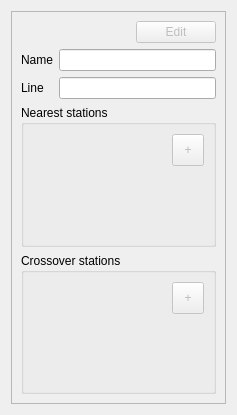
<?xml version="1.0" encoding="UTF-8"?>
<ui version="4.0">
 <class>StationInfoWidget</class>
 <widget class="QWidget" name="StationInfoWidget">
  <property name="geometry">
   <rect>
    <x>0</x>
    <y>0</y>
    <width>237</width>
    <height>415</height>
   </rect>
  </property>
  <layout class="QVBoxLayout" name="verticalLayout_2">
   <item>
    <widget class="QScrollArea" name="scrollArea">
     <property name="horizontalScrollBarPolicy">
      <enum>Qt::ScrollBarAlwaysOff</enum>
     </property>
     <property name="widgetResizable">
      <bool>true</bool>
     </property>
     <widget class="QWidget" name="scrollAreaWidgetContents">
      <property name="geometry">
       <rect>
        <x>0</x>
        <y>0</y>
        <width>217</width>
        <height>395</height>
       </rect>
      </property>
      <layout class="QVBoxLayout" name="verticalLayout">
       <item>
        <layout class="QHBoxLayout" name="horizontalLayout_2">
         <item>
          <spacer name="horizontalSpacer">
           <property name="orientation">
            <enum>Qt::Horizontal</enum>
           </property>
           <property name="sizeHint" stdset="0">
            <size>
             <width>40</width>
             <height>20</height>
            </size>
           </property>
          </spacer>
         </item>
         <item>
          <widget class="QPushButton" name="lockButton">
           <property name="enabled">
            <bool>false</bool>
           </property>
           <property name="text">
            <string>Edit</string>
           </property>
          </widget>
         </item>
        </layout>
       </item>
       <item>
        <layout class="QGridLayout" name="gridLayout">
         <item row="0" column="0">
          <widget class="QLabel" name="nameLabel">
           <property name="text">
            <string>Name</string>
           </property>
          </widget>
         </item>
         <item row="0" column="1">
          <widget class="QLineEdit" name="nameLineEdit">
           <property name="readOnly">
            <bool>true</bool>
           </property>
          </widget>
         </item>
         <item row="1" column="0">
          <widget class="QLabel" name="label">
           <property name="sizePolicy">
            <sizepolicy hsizetype="Preferred" vsizetype="Minimum">
             <horstretch>0</horstretch>
             <verstretch>0</verstretch>
            </sizepolicy>
           </property>
           <property name="text">
            <string>Line</string>
           </property>
          </widget>
         </item>
         <item row="1" column="1">
          <widget class="QLineEdit" name="lineLineEdit">
           <property name="readOnly">
            <bool>true</bool>
           </property>
          </widget>
         </item>
        </layout>
       </item>
       <item>
        <widget class="QGroupBox" name="nextGroupBox">
         <property name="sizePolicy">
          <sizepolicy hsizetype="Preferred" vsizetype="Expanding">
           <horstretch>0</horstretch>
           <verstretch>0</verstretch>
          </sizepolicy>
         </property>
         <property name="title">
          <string>Nearest stations</string>
         </property>
         <layout class="QVBoxLayout" name="verticalLayout_3">
          <item>
           <layout class="QHBoxLayout" name="horizontalLayout_4">
            <item>
             <spacer name="horizontalSpacer_2">
              <property name="orientation">
               <enum>Qt::Horizontal</enum>
              </property>
              <property name="sizeHint" stdset="0">
               <size>
                <width>40</width>
                <height>20</height>
               </size>
              </property>
             </spacer>
            </item>
            <item>
             <widget class="QToolButton" name="addNextButton">
              <property name="enabled">
               <bool>false</bool>
              </property>
              <property name="minimumSize">
               <size>
                <width>32</width>
                <height>32</height>
               </size>
              </property>
              <property name="text">
               <string>+</string>
              </property>
             </widget>
            </item>
           </layout>
          </item>
          <item>
           <spacer name="verticalSpacer">
            <property name="orientation">
             <enum>Qt::Vertical</enum>
            </property>
            <property name="sizeHint" stdset="0">
             <size>
              <width>20</width>
              <height>40</height>
             </size>
            </property>
           </spacer>
          </item>
         </layout>
        </widget>
       </item>
       <item>
        <widget class="QGroupBox" name="crossoverGroupBox">
         <property name="sizePolicy">
          <sizepolicy hsizetype="Preferred" vsizetype="Expanding">
           <horstretch>0</horstretch>
           <verstretch>0</verstretch>
          </sizepolicy>
         </property>
         <property name="title">
          <string>Crossover stations</string>
         </property>
         <layout class="QVBoxLayout" name="verticalLayout_5">
          <item>
           <layout class="QHBoxLayout" name="horizontalLayout_6">
            <item>
             <spacer name="horizontalSpacer_4">
              <property name="orientation">
               <enum>Qt::Horizontal</enum>
              </property>
              <property name="sizeHint" stdset="0">
               <size>
                <width>40</width>
                <height>20</height>
               </size>
              </property>
             </spacer>
            </item>
            <item>
             <widget class="QToolButton" name="addCrossButton">
              <property name="enabled">
               <bool>false</bool>
              </property>
              <property name="minimumSize">
               <size>
                <width>32</width>
                <height>32</height>
               </size>
              </property>
              <property name="text">
               <string>+</string>
              </property>
             </widget>
            </item>
           </layout>
          </item>
          <item>
           <spacer name="verticalSpacer_2">
            <property name="orientation">
             <enum>Qt::Vertical</enum>
            </property>
            <property name="sizeHint" stdset="0">
             <size>
              <width>20</width>
              <height>40</height>
             </size>
            </property>
           </spacer>
          </item>
         </layout>
        </widget>
       </item>
      </layout>
     </widget>
    </widget>
   </item>
  </layout>
 </widget>
 <resources/>
 <connections/>
</ui>
